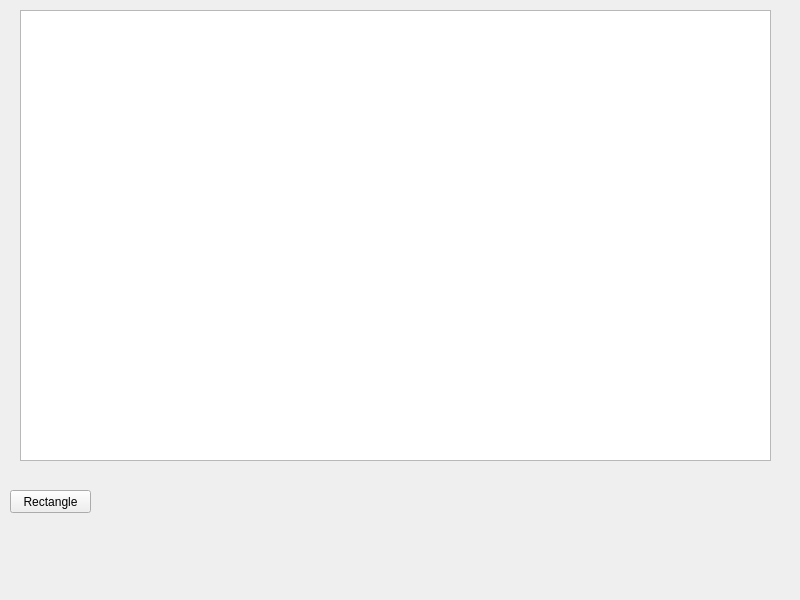
<?xml version="1.0" encoding="UTF-8"?>
<ui version="4.0">
 <class>Dessin</class>
 <widget class="QWidget" name="Dessin">
  <property name="geometry">
   <rect>
    <x>0</x>
    <y>0</y>
    <width>800</width>
    <height>600</height>
   </rect>
  </property>
  <property name="windowTitle">
   <string>Dessin</string>
  </property>
  <widget class="QGraphicsView" name="vue">
   <property name="geometry">
    <rect>
     <x>20</x>
     <y>10</y>
     <width>751</width>
     <height>451</height>
    </rect>
   </property>
   <property name="alignment">
    <set>Qt::AlignHCenter|Qt::AlignTop</set>
   </property>
  </widget>
  <widget class="QPushButton" name="pushButtonRectangleBleu">
   <property name="geometry">
    <rect>
     <x>10</x>
     <y>490</y>
     <width>81</width>
     <height>23</height>
    </rect>
   </property>
   <property name="text">
    <string>Rectangle</string>
   </property>
  </widget>
 </widget>
 <resources/>
 <connections/>
</ui>
